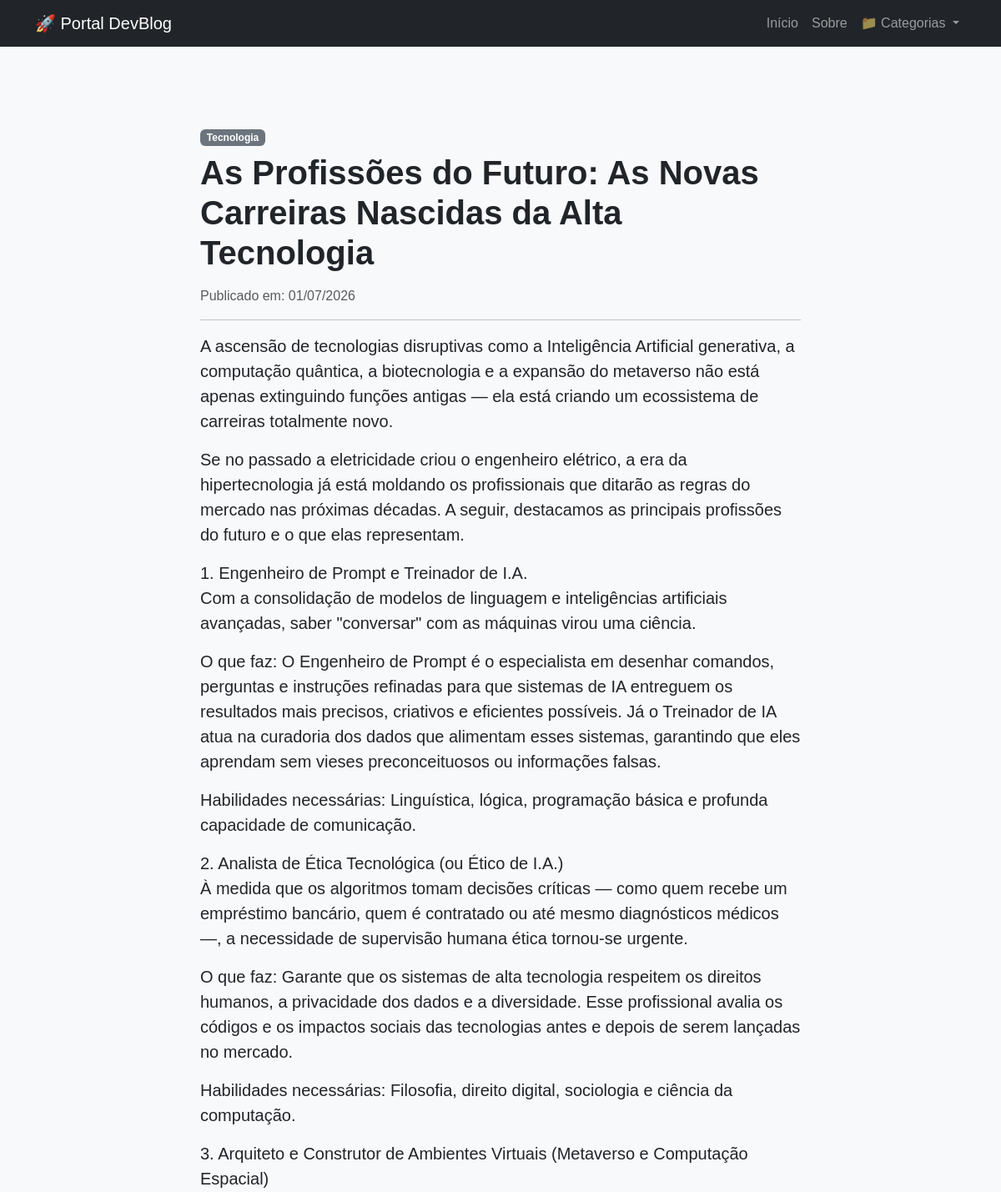
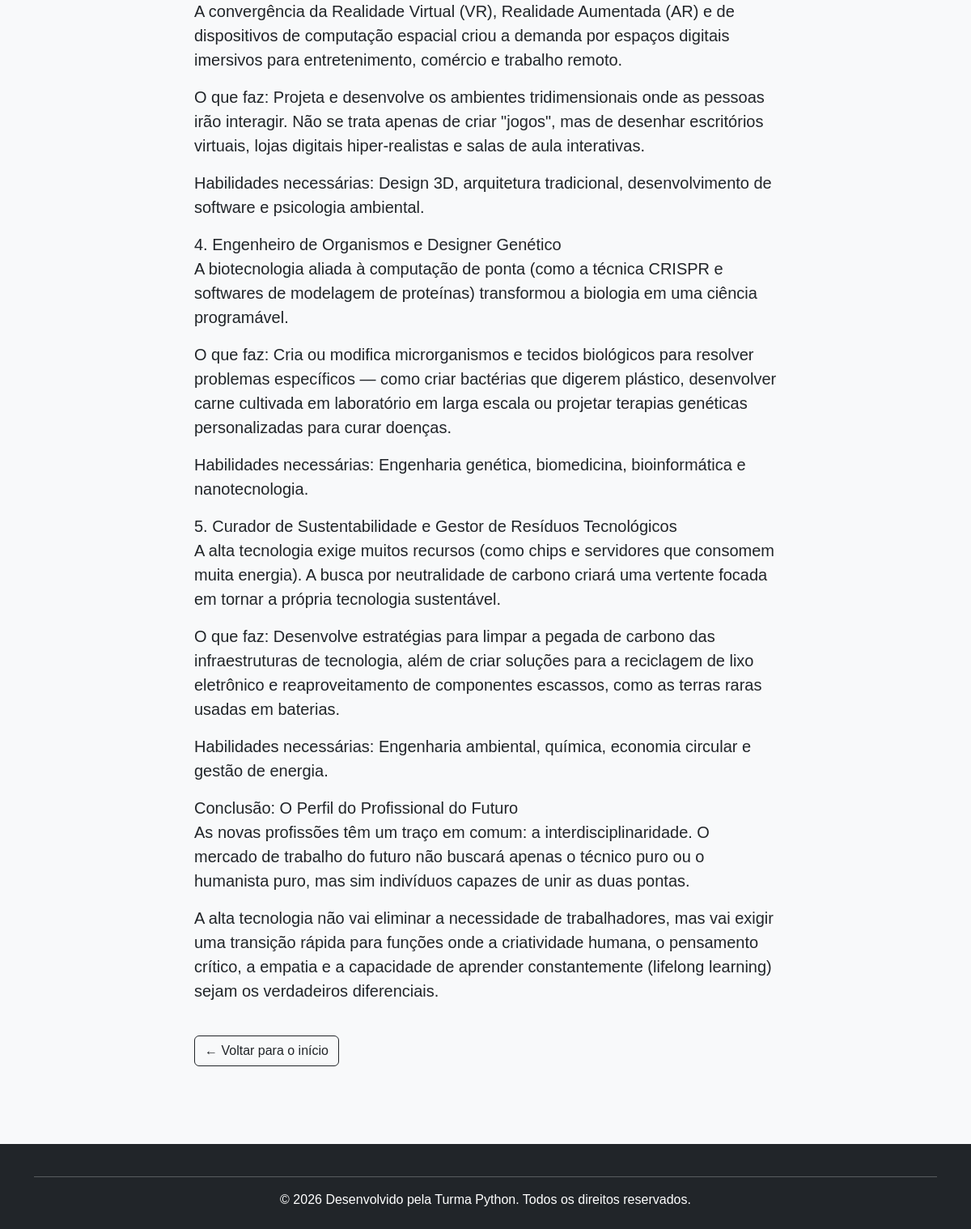
/noticia/5/, run on the app's committed database (2 pictures, top to bottom).
### blog/models.py (models this page shows, shortened)
class Artigo(models.Model):
    titulo = models.CharField(max_length=200)
    conteudo = models.TextField()
    data_publicacao = models.DateTimeField(auto_now_add=True)
    categoria = models.ForeignKey(Categoria, on_delete=models.CASCADE)
    autor = models.CharField(max_length=50, default="Admin")

class Categoria(models.Model):
    nome = models.CharField(max_length=100)

### blog/views.py (the view)
# urls.py: path('noticia/<int:id>/', views.detalhe_noticia, name='detalhe_noticia')
def detalhe_noticia(request, id):
    noticia = get_object_or_404(Artigo, id=id)
    lista_categorias = Categoria.objects.all()
    context = {
        'noticia': noticia,
        'lista_categorias': lista_categorias,
    }
    return render(request, 'blog/detalhe.html', context)

### blog/templates/blog/detalhe.html (shortened to what this page needs)
{% extends 'blog/base.html' %}
{% block content %}
<div class="container my-5">
    <div class="row justify-content-center">
        <div class="col-md-8">
            <span class="badge bg-secondary mb-2">{{ noticia.categoria.nome }}</span>
            <h1 class="fw-bold mb-3">{{ noticia.titulo }}</h1>
            <p class="text-muted">Publicado em: {{ noticia.data_publicacao|date:"d/m/Y" }}</p>
            <hr>
            <div class="fs-5 lh-base text-justify">
                {{ noticia.conteudo|linebreaks }}
            </div>
            <a href="{% url 'home' %}" class="btn btn-outline-dark mt-4">← Voltar para o início</a>
        </div>
    </div>
</div>
{% endblock %}

### blog/static/blog/css/style.css (style rules this page uses)
body { background-color: #f0f8ff; font-family: Arial, sans-serif; }

### data on the page
Artigo: categoria.nome "Tecnologia", titulo "As Profissões do Futuro: As Novas Carreiras Nascidas da Alta Tecnologia", data_publicacao "01/07/2026", conteudo "A ascensão de tecnologias disruptivas como a Inteligência Artificial generativa, a computação quântica, a biotecnologia e a expansão do metaverso não está apenas extinguindo funções antigas — ela está criando um ecossistema de carreiras totalmente novo. Se no passado a eletricidade criou o engenheiro elétrico, a era da hipertecnologia já está moldando os profissionais que ditarão as regras do mercado nas próximas décadas. A seguir, destacamos as principais profissões do futuro e o que elas representam. 1. Engenheiro de Prompt e Treinador de I.A. Com a consolidação de modelos de linguagem e inteligências artificiais avançadas, saber \"conversar\" com as máquinas virou uma ciência. O que faz: O…"
